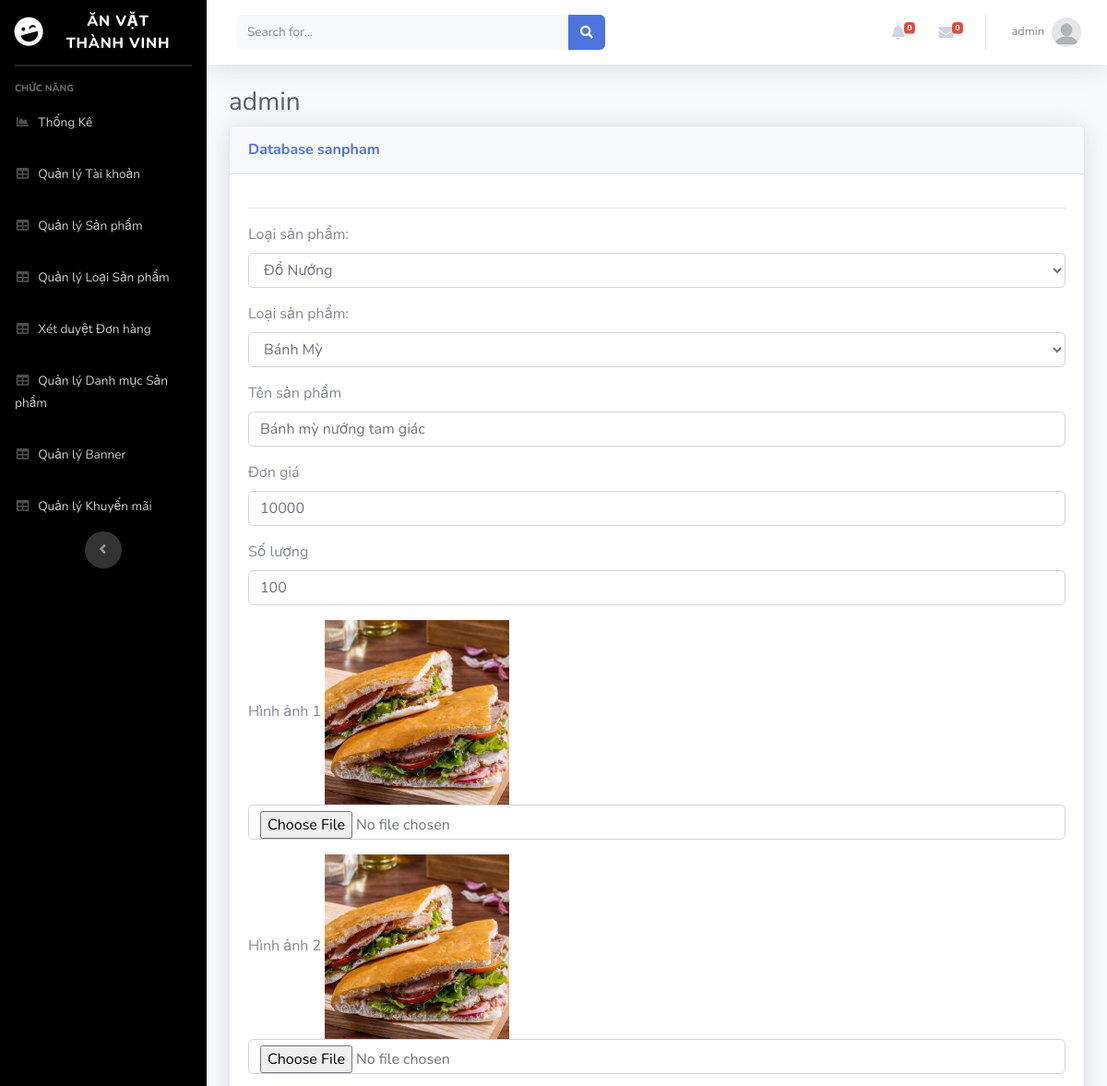
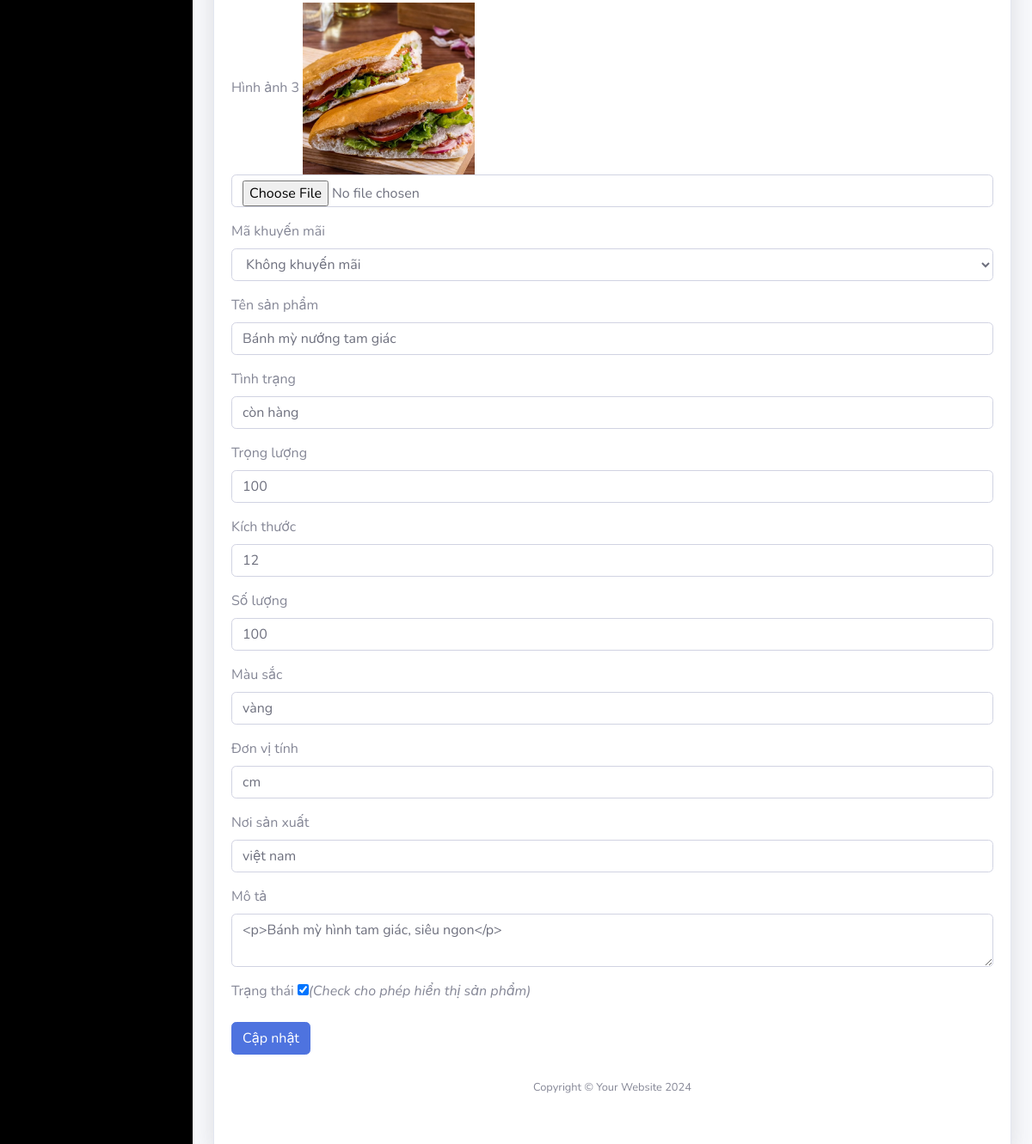
The page /Admin/index.php?mod=sanpham&act=edit&id=182 (signed in) on the database its author committed (2 pictures, top to bottom).
### tables this page shows
CREATE TABLE `sanpham` (
  `MaSP` int(11) NOT NULL,
  `MaLSP` int(11) NOT NULL,
  `MaDM` int(11) NOT NULL,
  `TenSP` varchar(70) NOT NULL,
  `DonGia` int(11) NOT NULL,
  `SoLuong` int(10) UNSIGNED NOT NULL DEFAULT 1,
  `HinhAnh1` varchar(200) NOT NULL,
  `HinhAnh2` varchar(255) DEFAULT NULL,
  `HinhAnh3` varchar(255) DEFAULT NULL,
  `MaKM` int(11) NOT NULL,
  `Tensanpham` varchar(50) DEFAULT NULL,
  `Tinhtrang` varchar(50) DEFAULT NULL,
  `Kichthuoc` varchar(50) DEFAULT NULL,
  `Trongluong` varchar(50) DEFAULT NULL,
  `Chatlieu` varchar(50) DEFAULT NULL,
  `Soluongg` varchar(50) DEFAULT NULL,
  `Mausac` varchar(50) DEFAULT NULL,
  `Donvitinh` varchar(50) DEFAULT NULL,
  `Noisanxuat` varchar(50) DEFAULT NULL,
  `SoSao` int(11) NOT NULL,
  `SoDanhGia` int(11) NOT NULL,
  `TrangThai` int(11) NOT NULL,
  `MoTa` text NOT NULL,
  `ThoiGian` datetime DEFAULT NULL
);

CREATE TABLE `danhmuc` (
  `MaDM` int(11) NOT NULL,
  `TenDM` varchar(255) DEFAULT NULL
);

CREATE TABLE `loaisanpham` (
  `MaLSP` int(11) NOT NULL,
  `TenLSP` varchar(70) NOT NULL,
  `HinhAnh` varchar(200) NOT NULL,
  `Mota` varchar(200) NOT NULL,
  `MaDM` int(11) NOT NULL
);

CREATE TABLE `khuyenmai` (
  `MaKM` int(11) NOT NULL,
  `TenKM` varchar(100) NOT NULL,
  `LoaiKM` varchar(20) NOT NULL,
  `GiaTriKM` float(11,0) NOT NULL,
  `NgayBD` datetime NOT NULL,
  `TrangThai` int(11) NOT NULL
);

### Admin/MVC/controllers/SanphamController.php (called while the page is built, shortened)
<?php
require_once("MVC/Models/sanpham.php");
class SanphamController
{
    var $sanpham_model;
    public function __construct()
    {
        $this->sanpham_model = new sanpham();
    }
    public function edit()
    {
        $id = isset($_GET['id']) ? $_GET['id'] : 1;
        $data_km = $this->sanpham_model->khuyenmai();
        $data_lsp = $this->sanpham_model->loaisp();
        $data_dm = $this->sanpham_model->danhmuc();
        $data = $this->sanpham_model->find($id);
        require_once("MVC/Views/Admin/index.php");
    }
}

### Admin/MVC/Models/connection.php (called while the page is built, shortened)
<?php
    class Connection{
        function __construct()
        {
            $severname ="localhost";
            $username ="root";
            $password ="";
            $db_name ="bandoan";
            $this->conn = new mysqli($severname,$username,$password,$db_name);
        }
    }
?>

### Admin/MVC/Models/model.php (called while the page is built, shortened)
<?php
require_once("connection.php");
class Model
{
    var $conn;
    var $table;
    var $contens;
    function __construct()
    {
        $conn_obj = new Connection();
        $this->conn = $conn_obj->conn;
    }
    function find($id)
    {
        $query = "select * from $this->table where $this->contens =$id";
        return $this->conn->query($query)->fetch_assoc();
    }
}

### Admin/MVC/Models/sanpham.php (called while the page is built, shortened)
<?php
require("model.php");
class sanpham extends model
{
    function khuyenmai(){
        $query = "select * from khuyenmai ";
        require("result.php");
        return $data;
    }
    function loaisp(){
        $query = "select * from loaisanpham ";
        require("result.php");
        return $data;
    }
    function danhmuc(){
        $query = "select * from danhmuc ";
        require("result.php");
        return $data;
    }
}

### Admin/MVC/Models/result.php (called while the page is built)
<?php
$result = $this->conn->query($query);
$data = array();
while ($row = $result->fetch_assoc()) {
    $data[] = $row;
}
?>

### Admin/MVC/Views/sanpham/edit.php (the view, shortened to what this page needs)
<hr>
<table class="table table-bordered" id="dataTable" width="100%" cellspacing="0">
    <form action="?mod=sanpham&act=update" method="POST" role="form" enctype="multipart/form-data">
        <div class="form-group">
            <label for="cars">Loại sản phẩm: </label>
            <select id="" name="MaDM" class="form-control">
                <?php foreach ($data_dm as $row) { ?>
                    <option <?= ($row['MaDM'] == $data['MaDM'])?'selected':''?> value="<?= $row['MaDM'] ?>"><?= $row['TenDM'] ?></option>
                <?php } ?>
            </select>
        </div>
        <div class="form-group">
            <label for="cars">Loại sản phẩm: </label>
            <select id="" name="MaLSP" class="form-control">
                <?php foreach ($data_lsp as $row) { ?>
                    <option <?= ($row['MaLSP'] == $data['MaLSP'])?'selected':''?> value="<?= $row['MaLSP'] ?>"><?= $row['TenLSP'] ?></option>
                <?php } ?>
            </select>
        </div>
        <div class="form-group">
            <label for="">Tên sản phẩm</label>
            <input type="text" class="form-control" id="" placeholder="" name="TenSP" value="<?=$data['TenSP']?>">
        </div>
        <div class="form-group">
            <label for="">Đơn giá</label>
            <input type="text" class="form-control" id="" placeholder="" name="DonGia" value="<?=$data['DonGia']?>">
        </div>
        <div class="form-group">
            <label for="">Số lượng</label>
            <input type="text" class="form-control" id="" placeholder="" name="SoLuong" value="<?=$data['SoLuong']?>">
        </div>
        <div class="form-group">
            <label for="">Hình ảnh 1</label>
            <img src="../public/<?=$data['HinhAnh1']?>" height="200px" width="200px">
            <input type="file" class="form-control" id="" placeholder="" name="HinhAnh1" value="<?=$data['HinhAnh1']?>">
        </div>
        <div class="form-group">
            <label for="">Hình ảnh 2</label>
            <img src="../public/<?=$data['HinhAnh2']?>" height="200px" width="200px">
            <input type="file" class="form-control" id="" placeholder="" name="HinhAnh2" value="<?=$data['HinhAnh2']?>">
        </div>
        <div class="form-group">
            <label for="">Hình ảnh 3</label>
            <img src="../public/<?=$data['HinhAnh3']?>" height="200px" width="200px">
            <input type="file" class="form-control" id="" placeholder="" name="HinhAnh3" value="<?=$data['HinhAnh3']?>">
        </div>
        <div class="form-group">
            <label for="cars">Mã khuyến mãi </label>
            <select id="" name="MaKM" class="form-control">
                <?php foreach ($data_km as $row) { ?>
                    <option <?= ($row['MaKM'] == $data['MaKM'])?'selected':''?> value="<?= $row['MaKM'] ?>"><?= $row['TenKM'] ?></option>
                <?php } ?>
            </select>
        </div>
        <div class="form-group">
            <label for="">Tên sản phẩm</label>
            <input type="text" class="form-control" id="" placeholder="" name="Tensanpham" value="<?=$data['Tensanpham']?>">
        </div>
        <div class="form-group">
            <label for="">Tình trạng</label>
            <input type="text" class="form-control" id="" placeholder="" name="Tinhtrang" value="<?=$data['Tinhtrang']?>">
        </div>
        <div class="form-group">
            <label for="">Trọng lượng</label>
            <input type="text" class="form-control" id="" placeholder="" name="Trongluong" value="<?=$data['Trongluong']?>">
        </div>
        <div class="form-group">
            <label for="">Kích thước</label>
            <input type="text" class="form-control" id="" placeholder="" name="Kichthuoc" value="<?=$data['Kichthuoc']?>">
        </div>
        <div class="form-group">
            <label for="">Số lượng</label>
            <input type="text" class="form-control" id="" placeholder="" name="Soluongg" value="<?=$data['Soluongg']?>">
        </div>
        <div class="form-group">
            <label for="">Màu sắc</label>
            <input type="text" class="form-control" id="" placeholder="" name="Mausac" value="<?=$data['Mausac']?>">
        </div>
        <div class="form-group">
            <label for="">Đơn vị tính</label>
            <input type="text" class="form-control" id="" placeholder="" name="Donvitinh" value="<?=$data['Donvitinh']?>">
        </div>
        <div class="form-group">
            <label for="">Nơi sản xuất</label>
            <input type="text" class="form-control" id="" placeholder="" name="Noisanxuat" value="<?=$data['Noisanxuat']?>">
        </div>
        <label for="">Mô tả</label>
        <div class="form-group">
            <textarea class="form-control" id="summernote" placeholder="" name="MoTa"><?=$data['MoTa']?></textarea>
        </div>
        <div class="form-group">
            <label for="">Trạng thái</label>
            <input <?=($data['TrangThai']==1)?'checked':''?> type="checkbox" id="" placeholder="" value="1" name="TrangThai"><em>(Check cho phép hiển thị sản phẩm)</em>
        </div>
        <button type="submit" class="btn btn-primary">Cập nhật</button>
    </form>

### rows shown on the page
sanpham: MaDM "Đồ Nướng", MaLSP "Bánh Mỳ", TenSP "Bánh mỳ nướng tam giác", DonGia "10000", SoLuong "100", HinhAnh1 (picture), HinhAnh2 (picture), HinhAnh3 (picture), MaKM "Không khuyến mãi", Tensanpham "Bánh mỳ nướng tam giác", Tinhtrang "còn hàng", Trongluong "100", Kichthuoc "12", Soluongg "100", Mausac "vàng", Donvitinh "cm", Noisanxuat "việt nam", MoTa "<p>Bánh mỳ hình tam giác, siêu ngon</p>", TrangThai "☑"

### other values the page prints
$_SESSION['login']['TaiKhoan'] "admin"
$mod "sanpham"
